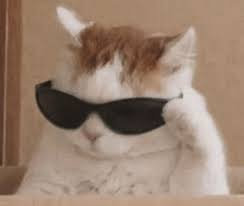
#> input picture behavioral_patterns/strategy_pattern/strategyex/test.png, 244 x 206 px, found by its file name
$ python strategy.py
#> lines starting #> are read from the running program, lines starting #| are printed output that depends on the picture
import abc
from pathlib import Path
from typing import TypeVar

from PIL import Image

_SIZE = TypeVar("_SIZE", int, tuple[int, int])


class FillAlgorithm(abc.ABC):
    @abc.abstractmethod
    def make_background(self, img_file: Path, desktop_size: _SIZE) -> Image:
        pass


class TiledStrategy(FillAlgorithm):
    """타일 형태로 이미지를 배치하는 전략"""

    def make_background(self, img_file: Path, desktop_size: _SIZE) -> Image:
        """
        출력의 높이와 너비를 입력 이미지의 높이와 너비로 나눔.
        num_tiles 시퀀스는 너비와 높이에 대해 동일한 계산을 수행.
        너비와 높이가 동일한 방식으로 처리되도록 하기 위해 리스트 컴프리헨션을 통해 계산된 2-튜플.
        """
#> called with desktop_size = (1920, 1080)

        in_img = Image.open(img_file)
#> in_img is the input picture: PIL image 244x206 RGB; mean R, G, B 153.5, 129.3, 112.2
        out_img = Image.new("RGB", desktop_size)
#> out_img: PIL image 1920x1080 RGB; every value is 0
        num_tiles = [o // i + 1 for o, i in zip(out_img.size, in_img.size)]
#> num_tiles = [8, 6]

        for x in range(num_tiles[0]):
            for y in range(num_tiles[1]):
                out_img.paste(
                    in_img,
                    (
                        in_img.size[0] * x,
                        in_img.size[1] * y,
                        in_img.size[0] * (x + 1),
                        in_img.size[1] * (y + 1),
                    ),
                )
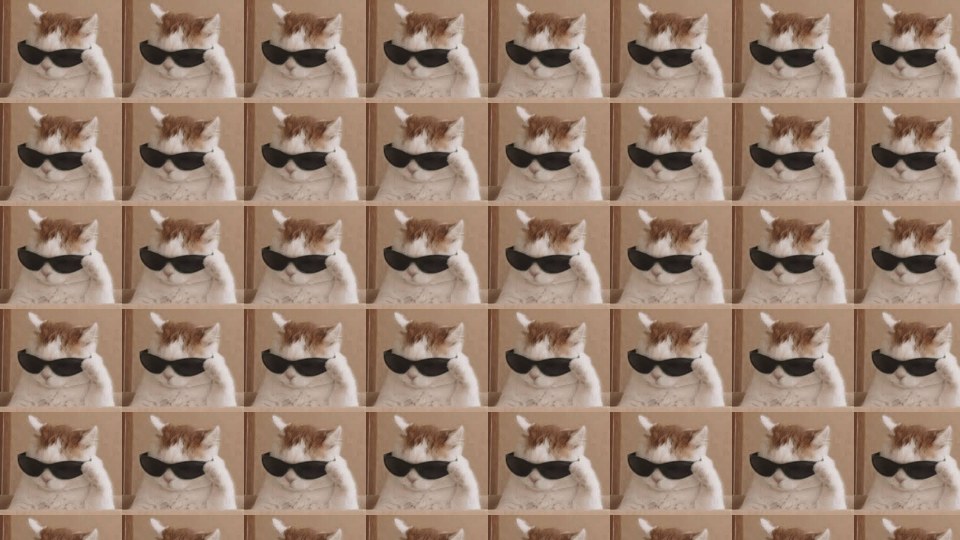
#> out_img: PIL image 1920x1080 RGB (shown at 1/2 size); mean R, G, B 153.2, 128.7, 111.4

        return out_img


class CenteredStrategy(FillAlgorithm):
    """크기를 조정하지 않고 이미지를 중앙에 배치하는 채우기 전략"""

    def make_background(self, img_file: Path, desktop_size: _SIZE) -> Image:
        in_img = Image.open(img_file)
        out_img = Image.new("RGB", desktop_size)
        left = (out_img.size[0] - in_img.size[0]) // 2
        top = (out_img.size[1] - in_img.size[1]) // 2
        out_img.paste(in_img, (left, top, left + in_img.size[0], top + in_img.size[1]))

        return out_img


class ScaledStrategy(FillAlgorithm):
    """전체 화면을 채우도록 이미지를 확대하는 채우기 알고리즘"""

    def make_background(self, img_file: Path, desktop_size: _SIZE) -> Image:
        in_img = Image.open(img_file)
        out_img = in_img.resize(desktop_size)

        return out_img


class Resizer:
    def __init__(self, strategy: FillAlgorithm) -> None:
        self.strategy = strategy

    def resize(self, img_file: Path, size: _SIZE) -> Image:
        return self.strategy.make_background(img_file, size)


def main() -> None:
    image_file = Path.cwd() / "behavioral_patterns/strategy_pattern/strategyex/test.png"
    tiled_desktop = Resizer(TiledStrategy())
    tiled_image = tiled_desktop.resize(image_file, (1920, 1080))
    tiled_image.show()


if __name__ == "__main__":
    main()
